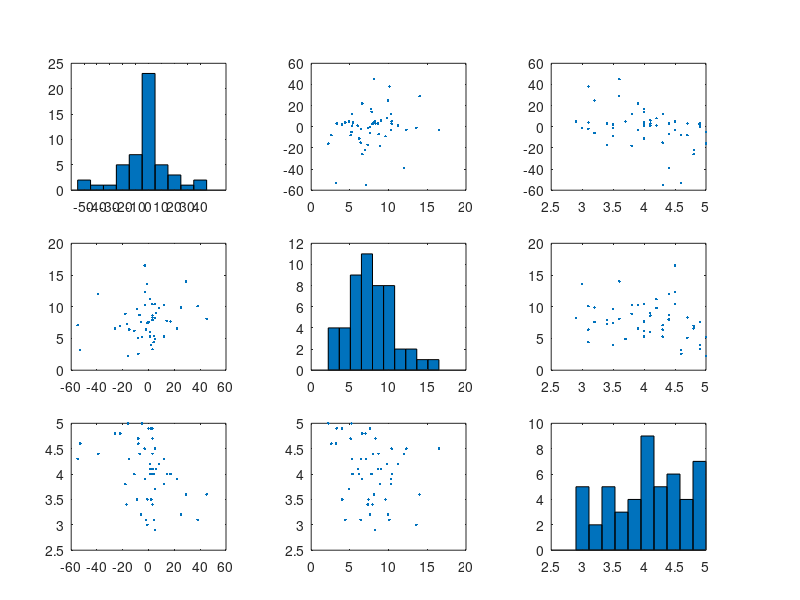

Write the MATLAB code that produced this figure. (Note: this script raises an error after producing the figure.)
% All of the q guide data can be found here: http://q.fas.harvard.edu/
% We will look across all departments for course evaluation data.


% VARIABLES IN FILE:
% y1        number of students enrolled in the class the following year
% y2       number of students current year
% overall_rating       
% workload_hours
% recommend
% inst_overall
% inst_access
clc
clear

data=csvread('QGuideData3.csv', 1, 1);

y1 = data(:,1);               % next year student enrollment
y2 = data(:,2);               % current year student enrollment
overall_rating = data(:,3);   % Overall Rating
workload_hours = data(:,4);   % Workload Hours
recommend = data(:,5);        % Recommend
inst_overall = data(:,6);     % Instructor Overall
inst_access = data(:, 7);     % Instructor Accessibility

deltaY = y2-y1;     % Change in enrollment
% X=[overall_rating workload_hours recommend inst_overall inst_access];
X=[workload_hours recommend];
% plots the data
[~, ax] = plotmatrix([deltaY X])
% ax(1,1).YLabel.String='Change in Enrollment'; 
% ax(2,1).YLabel.String='Overall Rating'; 
% ax(3,1).YLabel.String='Workload Hours'; 
% ax(4,1).YLabel.String='Recommendation'; 
% ax(5,1).YLabel.String='Instructor Overall'; 
% ax(6,1).YLabel.String='Instructor Accessibility'; 

ax(1,1).YLabel.String='Change in Enrollment'; 
ax(2,1).YLabel.String='Workload Hours'; 
ax(3,1).YLabel.String='Recommendation'; 

% 
% ax(6,1).XLabel.String='Change in Enrollment'; 
% ax(6,2).XLabel.String='Overall Rating'; 
% ax(6,3).XLabel.String='Workload Hours'; 
% ax(6,4).XLabel.String='Recommendation'; 
% ax(6,5).XLabel.String='Instructor Overall'; 
% ax(6,6).XLabel.String='Instructor Accessibility'; 


ax(3,1).XLabel.String='Change in Enrollment'; 
ax(3,2).XLabel.String='Workload Hours'; 
ax(3,3).XLabel.String='Recommendation'; 

% fits linear regression
fitlm(X, deltaY)
